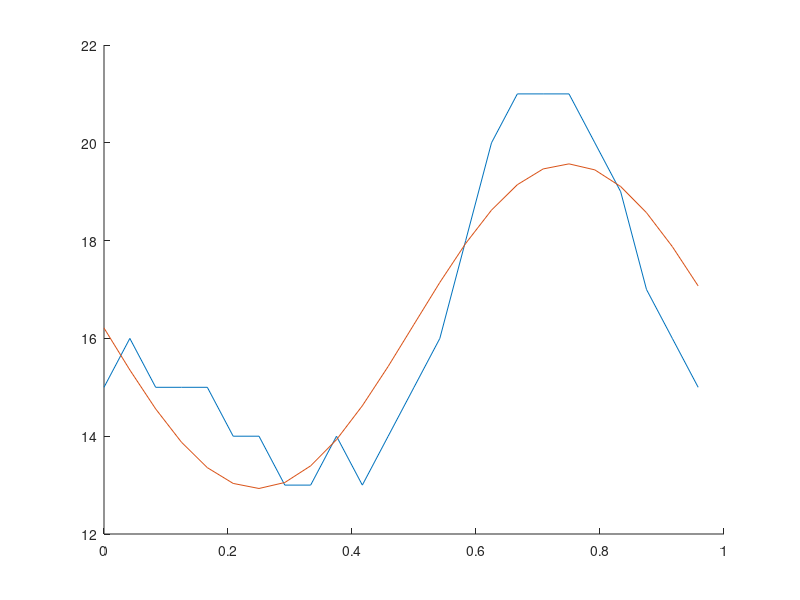

Recreate this plot in MATLAB.
clc;
clear;

xi = [0 1/24 2/24 3/24 4/24 5/24 6/24 7/24 8/24 9/24 10/24 11/24 12/24 13/24 14/24 15/24 16/24 17/24 18/24 19/24 20/24 21/24 22/24 23/24].';
yi = [15 16 15 15 15 14 14 13 13 14 13 14 15 16 18 20 21 21 21 20 19 17 16 15].';
m = length(xi);

A = [xi.^0 sin(2*pi.*xi) cos(2*pi.*xi)];
yfit = A*((A'*A)\(A'*yi));

a2 = (yfit(1) - 16.250 + 3.3192*sin(2*pi*xi(1)))/cos(2*pi*xi(1))

##r = (A*yfit) - yi;
##RMSE = norm(r,2)/sqrt(m);

hold on
plot(xi, yi)
plot(xi, yfit)
